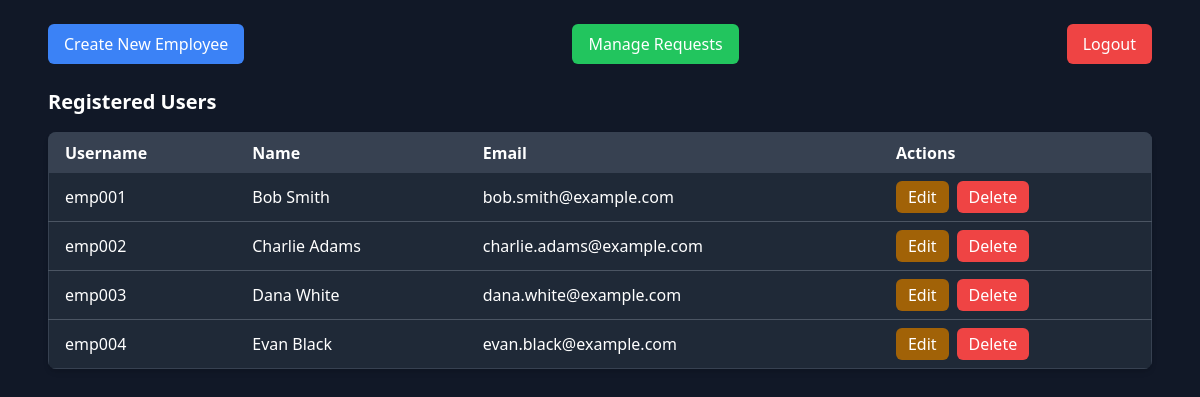
Screenshot of /manager/dashboard (signed in) with the database file from the repository.
### tables this page shows
CREATE TABLE `user` (
  `id` int(11) NOT NULL,
  `username` varchar(255) NOT NULL,
  `name` varchar(255) NOT NULL,
  `email` varchar(255) NOT NULL,
  `password` varchar(255) NOT NULL,
  `role` enum('manager','employee') NOT NULL,
  `employee_code` char(7) DEFAULT NULL,
  `created_at` timestamp NOT NULL DEFAULT current_timestamp()
);

### app/Controllers/Manager.php (called while the page is built, shortened)
<?php
class Manager
{
    public function Dashboard(): void
    {
        $result = (new User())->getUsers();
        include __DIR__ . '/../../app/Views/manager-page.php';
    }
}

### app/Core/Database.php (called while the page is built, shortened)
<?php
class Database
{
    private static ?Database $instance = null;
    private ?PDO $connection = null;
    private string $host = "localhost";
    private string $dbname = "vacationportal";
    private string $username = "root";
    private string $password = "";
    private function __construct()
    {
        try {
            $this->connection = new PDO(
                "mysql:host=$this->host;dbname=$this->dbname",
                $this->username,
                $this->password,
                [
                    PDO::ATTR_ERRMODE => PDO::ERRMODE_EXCEPTION,
                    PDO::ATTR_DEFAULT_FETCH_MODE => PDO::FETCH_ASSOC
                ]
            );
        } catch (PDOException $e) {
            error_log("Database Error in constructor: " . $e->getMessage(), 3);
            throw new PDOException("Database connection failed.");
        }
    }
    public static function getInstance(): Database
    {
        if (self::$instance === null) {
            self::$instance = new Database();
        }
        return self::$instance;
    }
    public function getConnection(): PDO
    {
        return $this->connection;
    }
}

### app/Models/User.php (called while the page is built, shortened)
<?php
class User
{
    private PDO $connection;
    public function __construct()
    {
        $this->connection = Database::getInstance()->getConnection();
    }
    public function getUsers(): array
    {
        try {
            $statement = $this->connection->prepare("SELECT * FROM `User` WHERE role = 'employee'");
            $statement->execute();
            $users = $statement->fetchAll(PDO::FETCH_ASSOC);
            return $users ?: [];
        } catch (PDOException $e) {
            error_log("Database Error in getUsers: " . $e->getMessage(), 3);
            return [];
        }
    }
}

### app/Views/manager-page.php (the view, shortened to what this page needs)
<!DOCTYPE html>
<html lang="en">
<head>
    <script src="https://cdn.tailwindcss.com"></script>
</head>
<body class="bg-gray-900 text-white">
<div class="max-w-6xl mx-auto p-6">
    <div class="flex justify-between mb-6">
        <a href="/manager/create-employee"
           class="bg-blue-500 text-white px-4 py-2 rounded-md hover:bg-blue-700 transition">
            Create New Employee
        </a>
        <a href="/manager/manage-requests"
           class="bg-green-500 text-white px-4 py-2 rounded-md hover:bg-green-700 transition">
            Manage Requests
        </a>
        <a href="/logout" class="bg-red-500 text-white px-4 py-2 rounded-md hover:bg-red-700 transition">
            Logout
        </a>
    </div>
    <h2 class="text-xl font-semibold mb-4">Registered Users</h2>
    <div class="overflow-x-auto bg-gray-800 rounded-lg shadow-md">
        <table class="min-w-full border border-gray-700">
            <thead class="bg-gray-700">
            <tr>
                <th class="px-4 py-2 text-left">Username</th>
                <th class="px-4 py-2 text-left">Name</th>
                <th class="px-4 py-2 text-left">Email</th>
                <th class="px-4 py-2 text-left">Actions</th>
            </tr>
            </thead>
            <tbody class="divide-y divide-gray-600">
            <?php if (!empty($result)): ?>
                <?php foreach ($result as $user): ?>
                    <tr class="hover:bg-gray-700">
                        <td class="px-4 py-2 text-left"><?php echo htmlspecialchars($user['username']); ?></td>
                        <td class="px-4 py-2 text-left"><?php echo htmlspecialchars($user['name']); ?></td>
                        <td class="px-4 py-2 text-left"><?php echo htmlspecialchars($user['email']); ?></td>
                        <td class="px-4 py-2 text-left flex gap-2">
                            <a href="/manager/edit-employee?id=<?php echo urlencode($user['id']); ?>"
                               class="bg-yellow-700 text-white px-3 py-1 rounded-md hover:bg-yellow-800 transition">
                                Edit
                            </a>
                            <form method="POST" action="/manager/delete-employee"
                                  onsubmit="return confirm('Are you sure you want to delete this user?');">
                                <button type="submit"
                                        class="bg-red-500 text-white px-3 py-1 rounded-md hover:bg-red-700 transition">
                                    Delete
                                </button>
                            </form>
                        </td>
                    </tr>
                <?php endforeach; ?>
            <?php else: ?>
                <tr>
                    <td colspan="6" class="px-4 py-2 text-center text-gray-400">No users found.</td>
                </tr>
            <?php endif; ?>
            </tbody>
        </table>
    </div>
</div>
</body>
</html>

### rows the page displays
user: username "emp001", name "Bob Smith", email "bob.smith@example.com"
user: username "emp002", name "Charlie Adams", email "charlie.adams@example.com"
user: username "emp003", name "Dana White", email "dana.white@example.com"
user: username "emp004", name "Evan Black", email "evan.black@example.com"
